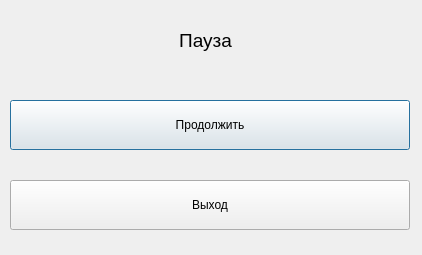
<?xml version="1.0" encoding="UTF-8"?>
<ui version="4.0">
 <class>Dialog</class>
 <widget class="QDialog" name="Dialog">
  <property name="geometry">
   <rect>
    <x>0</x>
    <y>0</y>
    <width>422</width>
    <height>255</height>
   </rect>
  </property>
  <property name="windowTitle">
   <string>Dialog</string>
  </property>
  <property name="modal">
   <bool>true</bool>
  </property>
  <widget class="QLabel" name="label">
   <property name="geometry">
    <rect>
     <x>130</x>
     <y>30</y>
     <width>151</width>
     <height>21</height>
    </rect>
   </property>
   <property name="font">
    <font>
     <pointsize>14</pointsize>
    </font>
   </property>
   <property name="text">
    <string>Пауза</string>
   </property>
   <property name="alignment">
    <set>Qt::AlignCenter</set>
   </property>
  </widget>
  <widget class="QPushButton" name="pushButton">
   <property name="geometry">
    <rect>
     <x>10</x>
     <y>100</y>
     <width>400</width>
     <height>50</height>
    </rect>
   </property>
   <property name="text">
    <string>Продолжить</string>
   </property>
  </widget>
  <widget class="QPushButton" name="pushButton_2">
   <property name="geometry">
    <rect>
     <x>10</x>
     <y>180</y>
     <width>400</width>
     <height>50</height>
    </rect>
   </property>
   <property name="text">
    <string>Выход</string>
   </property>
  </widget>
 </widget>
 <resources/>
 <connections>
  <connection>
   <sender>pushButton_2</sender>
   <signal>clicked()</signal>
   <receiver>Dialog</receiver>
   <slot>reject()</slot>
   <hints>
    <hint type="sourcelabel">
     <x>55</x>
     <y>193</y>
    </hint>
    <hint type="destinationlabel">
     <x>80</x>
     <y>41</y>
    </hint>
   </hints>
  </connection>
  <connection>
   <sender>pushButton</sender>
   <signal>clicked()</signal>
   <receiver>Dialog</receiver>
   <slot>accept()</slot>
   <hints>
    <hint type="sourcelabel">
     <x>226</x>
     <y>120</y>
    </hint>
    <hint type="destinationlabel">
     <x>333</x>
     <y>32</y>
    </hint>
   </hints>
  </connection>
 </connections>
</ui>
